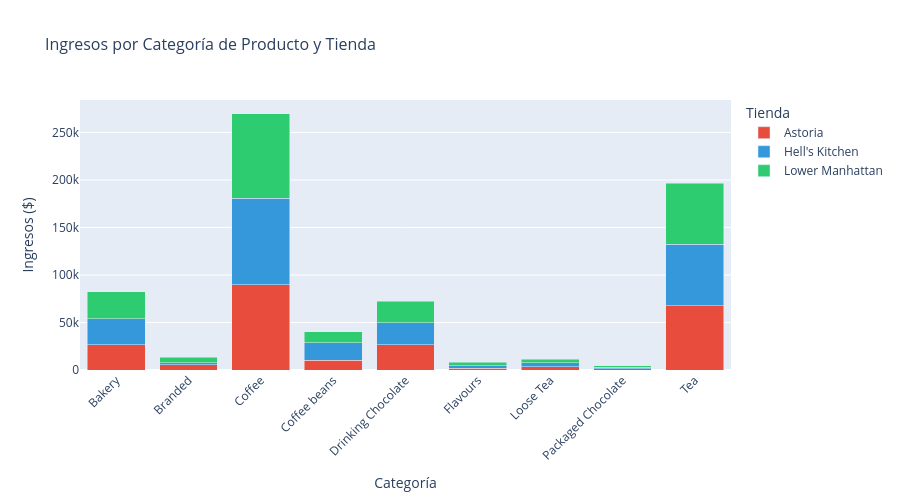

Source (notebook cell):
### Code cell
# Ingresos por categoría y tienda (gráfico de barras apiladas)
revenue_cat_store = df.groupby(['product_category', 'store_location'])['revenue'].sum().reset_index()

fig = px.bar(revenue_cat_store, 
             x='product_category', 
             y='revenue', 
             color='store_location',
             title='Ingresos por Categoría de Producto y Tienda',
             labels={'product_category': 'Categoría', 'revenue': 'Ingresos ($)', 'store_location': 'Tienda'},
             color_discrete_sequence=['#E74C3C', '#3498DB', '#2ECC71'],
             barmode='stack')

fig.update_layout(font=dict(size=12), title_font_size=16, height=500, xaxis_tickangle=-45)
fig.show()

### Figure 1 — Plotly figure (JSON) as saved in the notebook; plotly's stock layout.template omitted (floating-point values rounded to 4 significant figures)
{"data": [{"hovertemplate": "Tienda=Astoria<br>Categoría=%{x}<br>Ingresos ($)=%{y}<extra></extra>", "legendgroup": "Astoria", "marker": {"color": "#E74C3C", "pattern": {"shape": ""}}, "name": "Astoria", "orientation": "v", "showlegend": true, "textposition": "auto", "type": "bar", "x": ["Bakery", "Branded", "Coffee", "Coffee beans", "Drinking Chocolate", "Flavours", "Loose Tea", "Packaged Chocolate", "Tea"], "xaxis": "x", "y": [26600.0, 5457.0, 89740.0, 10220.0, 26340.0, 1765.0, 3194.0, 1090.0, 67840.0], "yaxis": "y"}, {"hovertemplate": "Tienda=Hell's Kitchen<br>Categoría=%{x}<br>Ingresos ($)=%{y}<extra></extra>", "legendgroup": "Hell's Kitchen", "marker": {"color": "#3498DB", "pattern": {"shape": ""}}, "name": "Hell's Kitchen", "orientation": "v", "showlegend": true, "textposition": "auto", "type": "bar", "x": ["Bakery", "Branded", "Coffee", "Coffee beans", "Drinking Chocolate", "Flavours", "Loose Tea", "Packaged Chocolate", "Tea"], "xaxis": "x", "y": [27390.0, 1942.0, 91220.0, 18640.0, 23590.0, 2877.0, 4461.0, 1699.0, 64700.0], "yaxis": "y"}, {"hovertemplate": "Tienda=Lower Manhattan<br>Categoría=%{x}<br>Ingresos ($)=%{y}<extra></extra>", "legendgroup": "Lower Manhattan", "marker": {"color": "#2ECC71", "pattern": {"shape": ""}}, "name": "Lower Manhattan", "orientation": "v", "showlegend": true, "textposition": "auto", "type": "bar", "x": ["Bakery", "Branded", "Coffee", "Coffee beans", "Drinking Chocolate", "Flavours", "Loose Tea", "Packaged Chocolate", "Tea"], "xaxis": "x", "y": [28330.0, 6208.0, 88990.0, 11230.0, 22490.0, 3767.0, 3558.0, 1619.0, 63860.0], "yaxis": "y"}], "layout": {"barmode": "stack", "font": {"size": 12}, "height": 500, "legend": {"title": {"text": "Tienda"}, "tracegroupgap": 0}, "title": {"font": {"size": 16}, "text": "Ingresos por Categoría de Producto y Tienda"}, "xaxis": {"anchor": "y", "domain": [0, 1], "tickangle": -45, "title": {"text": "Categoría"}}, "yaxis": {"anchor": "x", "domain": [0, 1], "title": {"text": "Ingresos ($)"}}}}
